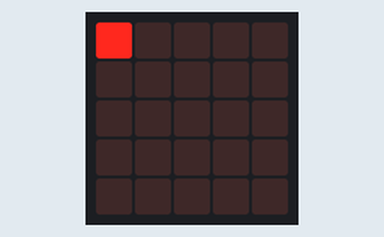
The program below on a simulated BBC micro:bit (MakeCode). Shown: the board's 5×5 LED display.

Above: at 0.2 s.
At 0.6 s:
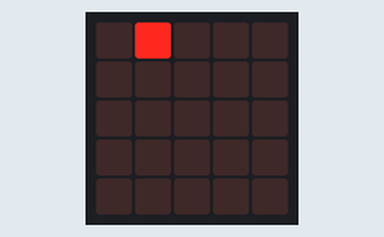
At 1.0 s:
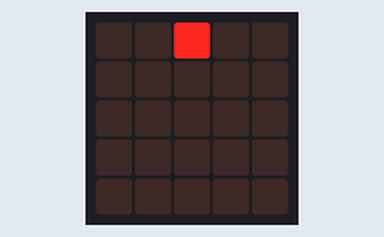
At 1.4 s:
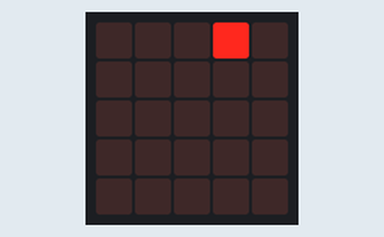
At 1.81 s:
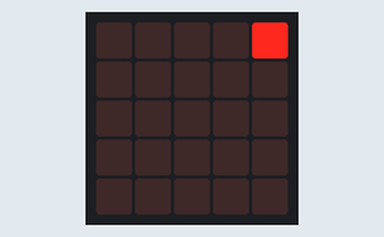

The program:

main.ts
```typescript
basic.forever(function () {
    let wait = 0
    if (wait == 0) {
        basic.showLeds(`
            # . . . .
            . . . . .
            . . . . .
            . . . . .
            . . . . .
            `)
        basic.showLeds(`
            . # . . .
            . . . . .
            . . . . .
            . . . . .
            . . . . .
            `)
        basic.showLeds(`
            . . # . .
            . . . . .
            . . . . .
            . . . . .
            . . . . .
            `)
        basic.showLeds(`
            . . . # .
            . . . . .
            . . . . .
            . . . . .
            . . . . .
            `)
        basic.showLeds(`
            . . . . #
            . . . . .
            . . . . .
            . . . . .
            . . . . .
            `)
    }
})
```

test.ts
```typescript
// 在這裡測試；當此封包作為擴充功能時，將不會編譯此內容。
```

Measured:
- by itself, everything shown: repeats every 2.0 s, in 5 steps
- what the display in image 1 shows lasts 0.4 s, from 0.4 s to 0.8 s
